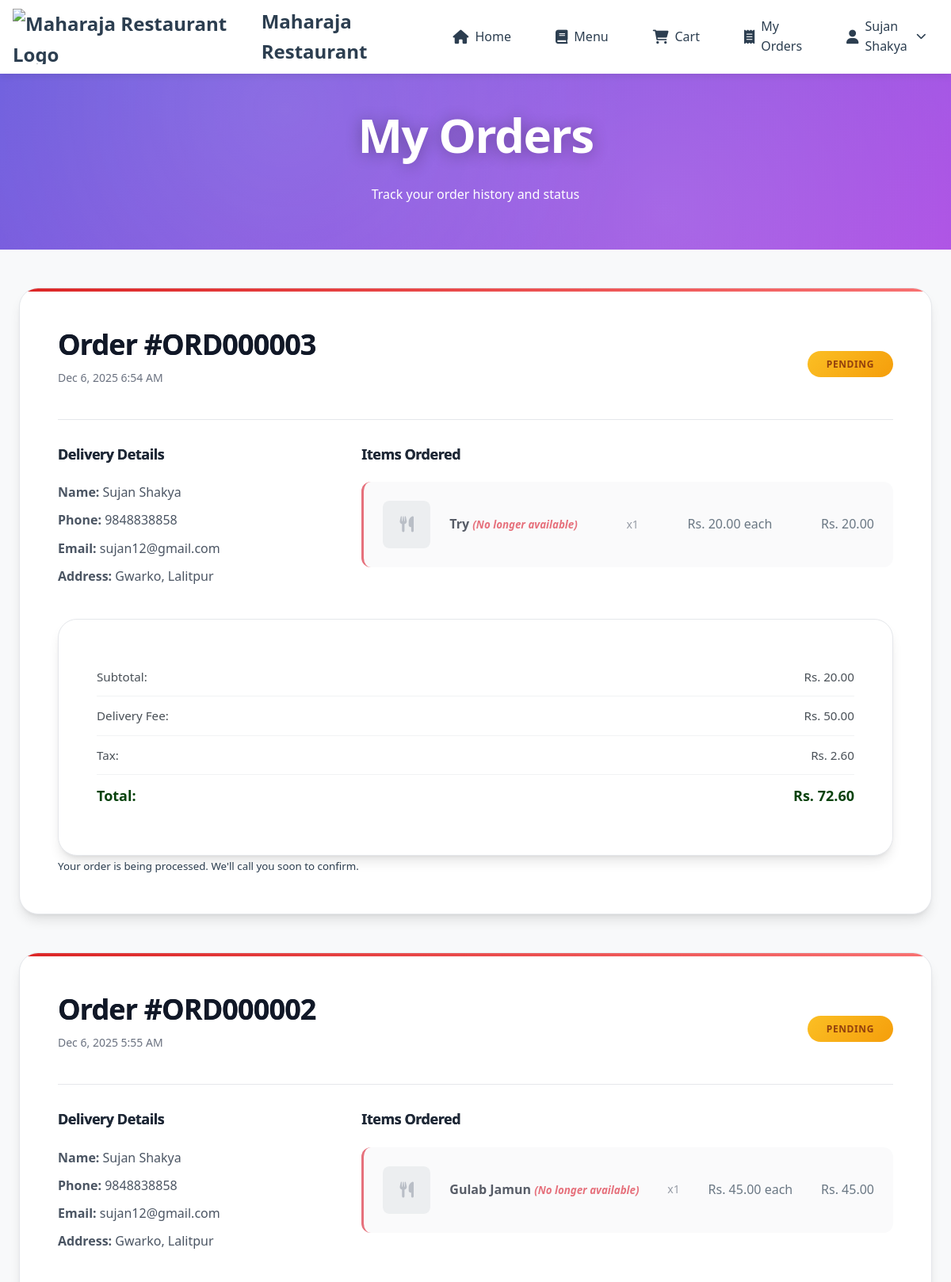
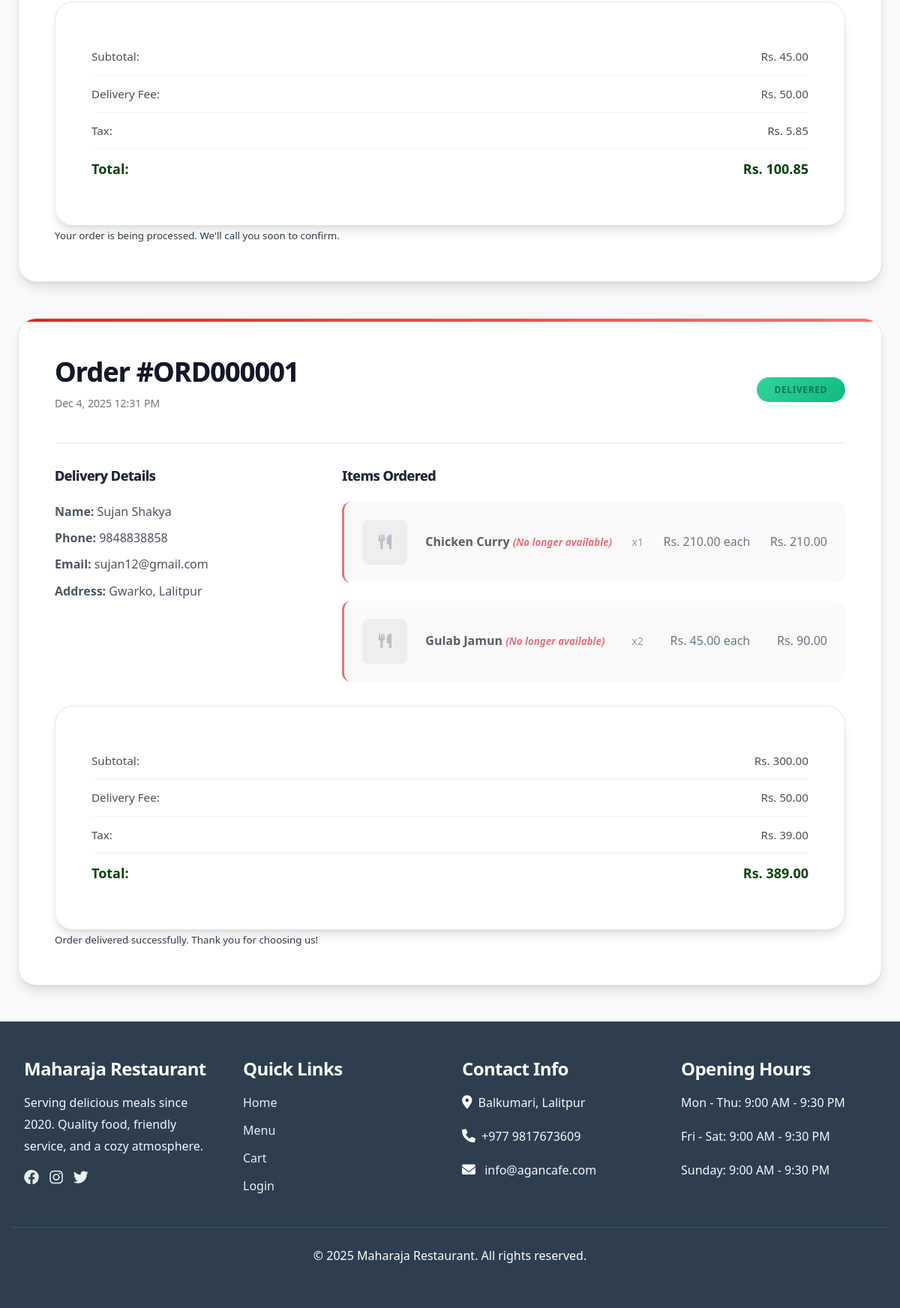
The page /my-orders.php (signed in) on the database its author committed (2 pictures, top to bottom).
### tables this page shows
CREATE TABLE `orders` (
  `id` int(11) NOT NULL,
  `user_id` int(11) DEFAULT NULL,
  `order_number` varchar(20) NOT NULL,
  `name` varchar(255) NOT NULL,
  `phone` varchar(20) NOT NULL,
  `email` varchar(255) DEFAULT NULL,
  `address` text NOT NULL,
  `subtotal` decimal(10,2) NOT NULL DEFAULT 0.00,
  `delivery_fee` decimal(10,2) NOT NULL DEFAULT 0.00,
  `tax_amount` decimal(10,2) NOT NULL DEFAULT 0.00,
  `total` decimal(10,2) NOT NULL,
  `status` enum('Pending','Confirmed','Preparing','Out for Delivery','Delivered','Cancelled') DEFAULT 'Pending',
  `payment_method` enum('Cash on Delivery','') DEFAULT 'Cash on Delivery',
  `delivered_at` timestamp NULL DEFAULT NULL,
  `created_at` timestamp NOT NULL DEFAULT current_timestamp(),
  `updated_at` timestamp NOT NULL DEFAULT current_timestamp() ON UPDATE current_timestamp()
);

CREATE TABLE `order_items` (
  `id` int(11) NOT NULL,
  `order_id` int(11) NOT NULL,
  `product_id` int(11) DEFAULT NULL,
  `product_name` varchar(255) DEFAULT NULL,
  `product_image` varchar(255) DEFAULT NULL,
  `quantity` int(11) NOT NULL DEFAULT 1,
  `unit_price` decimal(10,2) NOT NULL,
  `total_price` decimal(10,2) NOT NULL,
  `created_at` timestamp NOT NULL DEFAULT current_timestamp()
);

### includes/functions.php (called while the page is built, shortened)
<?php
function h(?string $string): string {
    return $string !== null ? htmlspecialchars($string, ENT_QUOTES, 'UTF-8') : '';
}
function formatCurrency(float $amount): string {
    return 'Rs. ' . number_format($amount, 2);
}

### my-orders.php (the view, shortened to what this page needs)
<?php
require_once 'includes/functions.php';
require_once 'includes/header.php';
$stmt = $pdo->prepare("SELECT * FROM orders WHERE user_id = ? ORDER BY created_at DESC");
$stmt->execute([$_SESSION['user_id']]);
$orders = $stmt->fetchAll();
?>
<div class="page-header">
    <div class="container">
        <h1>My Orders</h1>
        <p>Track your order history and status</p>
    </div>
</div>
<section class="orders-section">
    <div class="container">
        <?php if (empty($orders)): ?>
            <div class="no-orders">
                <i class="fas fa-receipt"></i>
                <h3>No orders yet</h3>
                <p>You haven't placed any orders yet. Start by browsing our menu!</p>
                <a href="menu.php" class="btn btn-primary">Browse Menu</a>
            </div>
        <?php else: ?>
            <div class="orders-list">
                <?php foreach ($orders as $order): ?>
                    <div class="order-card">
                        <div class="order-header">
                            <div class="order-info">
                                <h3>Order #<?php echo h($order['order_number']); ?></h3>
                                <p class="order-date"><?php echo date('M j, Y g:i A', strtotime($order['created_at'])); ?></p>
                            </div>
                            <div class="order-status">
                                <span class="status-badge status-<?php echo strtolower(str_replace(' ', '-', $order['status'])); ?>">
                                    <?php echo h($order['status']); ?>
                                </span>
                            </div>
                        </div>
                        <div class="order-details">
                            <div class="delivery-info">
                                <h4>Delivery Details</h4>
                                <p><strong>Name:</strong> <?php echo h($order['name']); ?></p>
                                <p><strong>Phone:</strong> <?php echo h($order['phone']); ?></p>
                                <?php if ($order['email']): ?>
                                    <p><strong>Email:</strong> <?php echo h($order['email']); ?></p>
                                <?php endif; ?>
                                <p><strong>Address:</strong> <?php echo h($order['address']); ?></p>
                            </div>
                            <div class="order-items">
                                <h4>Items Ordered</h4>
                                <?php
                                $stmt = $pdo->prepare("
                                    SELECT
                                        oi.*,
                                        COALESCE(oi.product_name, p.name, 'Product Unavailable') as name,
                                        COALESCE(oi.product_image, p.image) as image,
                                        CASE WHEN p.id IS NULL THEN 1 ELSE 0 END as is_deleted
                                    FROM order_items oi
                                    LEFT JOIN products p ON oi.product_id = p.id
                                    WHERE oi.order_id = ?
                                ");
                                $stmt->execute([$order['id']]);
                                $items = $stmt->fetchAll();
                                ?>
                                <div class="items-list">
                                    <?php foreach ($items as $item): ?>
                                        <div class="item-row <?php echo $item['is_deleted'] ? 'item-unavailable' : ''; ?>">
                                            <div class="item-image">
                                                <?php if ($item['image'] && file_exists('uploads/' . $item['image'])): ?>
                                                    <img src="uploads/<?php echo h($item['image']); ?>" alt="<?php echo h($item['name']); ?>">
                                                <?php else: ?>
                                                    <div class="no-image">
                                                        <i class="fas fa-utensils"></i>
                                                    </div>
                                                <?php endif; ?>
                                            </div>
                                            <div class="item-details">
                                                <span class="item-name">
                                                    <?php echo h($item['name']); ?>
                                                    <?php if ($item['is_deleted']): ?>
                                                        <small class="text-muted">(No longer available)</small>
                                                    <?php endif; ?>
                                                </span>
                                                <span class="item-quantity">x<?php echo $item['quantity']; ?></span>
                                                <span class="item-unit-price"><?php echo formatCurrency($item['unit_price']); ?> each</span>
                                                <span class="item-total-price"><?php echo formatCurrency($item['total_price']); ?></span>
                                            </div>
                                        </div>
                                    <?php endforeach; ?>
                                </div>
                            </div>
                        </div>
                        <div class="order-summary">
                            <div class="summary-row">
                                <span>Subtotal:</span>
                                <span><?php echo formatCurrency($order['subtotal']); ?></span>
                            </div>
                            <div class="summary-row">
                                <span>Delivery Fee:</span>
                                <span><?php echo formatCurrency($order['delivery_fee']); ?></span>
                            </div>
                            <div class="summary-row">
                                <span>Tax:</span>
                                <span><?php echo formatCurrency($order['tax_amount']); ?></span>
                            </div>
                            <div class="summary-row total" style="font-weight: bold; font-size: 18px; color: #08420dff;">
                                <strong>Total:</strong>
                                <strong><?php echo formatCurrency($order['total']); ?></strong>
                            </div>
                        </div>
                        <div class="order-actions">
                            <?php if ($order['status'] === 'Pending'): ?>
                                <small class="order-note">Your order is being processed. We'll call you soon to confirm.</small>
                            <?php elseif ($order['status'] === 'Confirmed'): ?>
                                <small class="order-note">Order confirmed! We're preparing your food.</small>
                            <?php elseif ($order['status'] === 'Preparing'): ?>
                                <small class="order-note">Your food is being prepared with care.</small>
                            <?php elseif ($order['status'] === 'Out for Delivery'): ?>
                                <small class="order-note">Your order is on the way! Please be available at the delivery address.</small>
                            <?php elseif ($order['status'] === 'Delivered'): ?>
                                <small class="order-note">Order delivered successfully. Thank you for choosing us!</small>
                            <?php elseif ($order['status'] === 'Cancelled'): ?>
                                <small class="order-note">This order was cancelled.</small>
                            <?php endif; ?>
                        </div>
                    </div>
                <?php endforeach; ?>
            </div>
        <?php endif; ?>
    </div>
</section>
<?php require_once 'includes/footer.php'; ?>

### my-orders.php (style rules this page uses)
.item-unavailable { opacity: 0.7; background-color: #f8f9fa; border-left: 3px solid #dc3545; }
.item-unavailable .item-name small { color: #dc3545; font-style: italic; }

### rows shown on the page
orders: order_number "ORD000003", created_at "Dec 6, 2025 6:54 AM", status "PENDING", name "Sujan Shakya", phone "9848838858", email "sujan12@gmail.com", address "Gwarko, Lalitpur", subtotal "Rs. 20.00", delivery_fee "Rs. 50.00", tax_amount "Rs. 2.60", total "Rs. 72.60", shows "Your order is being processed. We'll call you soon to confirm."
order_items: name "Try", quantity "1", unit_price "Rs. 20.00", total_price "Rs. 20.00"
orders: order_number "ORD000002", created_at "Dec 6, 2025 5:55 AM", status "PENDING", name "Sujan Shakya", phone "9848838858", email "sujan12@gmail.com", address "Gwarko, Lalitpur", subtotal "Rs. 45.00", delivery_fee "Rs. 50.00", tax_amount "Rs. 5.85", total "Rs. 100.85", shows "Your order is being processed. We'll call you soon to confirm."
order_items: name "Gulab Jamun", quantity "1", unit_price "Rs. 45.00", total_price "Rs. 45.00"
orders: order_number "ORD000001", created_at "Dec 4, 2025 12:31 PM", status "DELIVERED", name "Sujan Shakya", phone "9848838858", email "sujan12@gmail.com", address "Gwarko, Lalitpur", subtotal "Rs. 300.00", delivery_fee "Rs. 50.00", tax_amount "Rs. 39.00", total "Rs. 389.00", shows "Order delivered successfully. Thank you for choosing us!"
order_items: name "Chicken Curry", quantity "1", unit_price "Rs. 210.00", total_price "Rs. 210.00"
order_items: name "Gulab Jamun", quantity "2", unit_price "Rs. 45.00", total_price "Rs. 90.00"

### other values the page prints
$_SESSION['user_name'] "Sujan Shakya"
